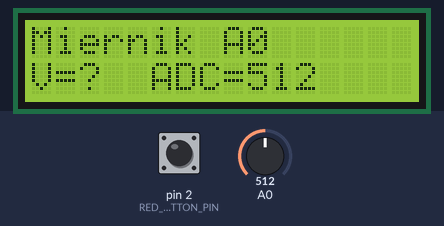
Bench run of a sketch on a simulated Arduino Uno, built with avr-gcc and run on an emulated ATmega328P. On the bench: 16×2 character LCD. Inputs (shaded band) come from the test bench; at power-on: A0 = 512, pin 2 (RED_BUTTON_PIN) HIGH. What the sketch prints to the serial monitor is not drawn.

Above: at 1.2 s.
1.3 s: A0 set to 716
At 2.2 s:
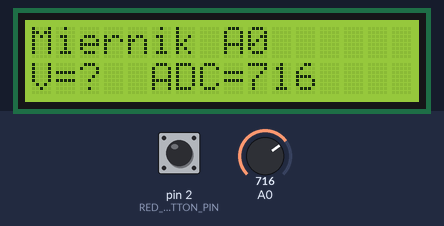
3.1 s: A0 set to 900
At 3.8 s:
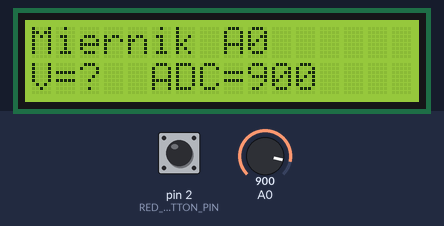
4.7 s: A0 set to 1023
At 5.5 s:
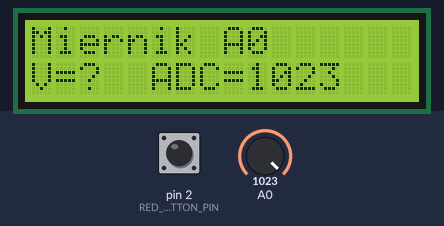
Timing chart, 0 to 7.7 s (numbered marks = the images above; inputs shaded):
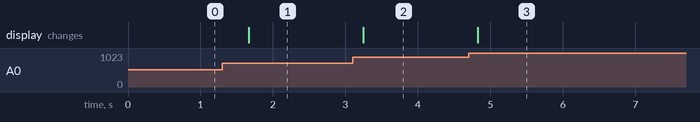

The sketch:

3.2.ino
```cpp
#include<Wire.h>
#include<LiquidCrystal_I2C.h>

LiquidCrystal_I2C lcd(0x27, 2, 1, 0, 4, 5, 6, 7, 3, POSITIVE);  // Adres wyświetlacza LCD 0x27.

#define CLEAR_LCD_DELAY 500 //czestotliwosc odswiezania wyswietlacza
#define RED_BUTTON_PIN 2
const int maxVoltage = 5;
const int maxAdcValue = 1024;
char data[32];
bool isDisabled = false;
bool lastRedBtnState = HIGH;
bool lcdIsDisabled = false;
//opoznienie dla przycisku celem poprawnego wylapywania klikniec
#define DELAY_FOR_BTN_BOUNCING 20

void setup() {
  lcd.begin(16, 2);
  Serial.begin(9600);
  pinMode(RED_BUTTON_PIN, INPUT_PULLUP);
}

void loop() {
  if (buttonWasClicked(RED_BUTTON_PIN, lastRedBtnState))
    changeLcdBacklight() ; //walaczenie / wylaczenie wyswietlacza
  printResult();
  delay(CLEAR_LCD_DELAY);
}

bool buttonWasClicked(int buttonPin, bool & lastBtnState) {
  bool currentBtnState = digitalRead(buttonPin);

  if (lastBtnState != currentBtnState) {  //zbocze opadajace lub rosnace
    lastBtnState = currentBtnState;

    if (currentBtnState == LOW) {  //jest nacisniety
      delay(DELAY_FOR_BTN_BOUNCING);
      return (digitalRead(buttonPin) == LOW);   //jest nadal nacisniety
    }
  }
  return false;
}

//zmiana podwietlenie wyswietlacza
void changeLcdBacklight() {
  if (lcdIsDisabled) {
    lcdIsDisabled = false;
    lcd.noBacklight();
  } else {
    lcd.backlight();
    lcdIsDisabled = true;
  }
}

void printResult() {
  lcd.clear();
  lcd.setCursor(0, 0);
  printTitle();
  lcd.setCursor(0, 1);
  int adcValue = analogRead(A0);
  float voltages = getVoltages(adcValue);
  printVoltages(voltages);
  printResultForPlotterOnSerial(voltages);
  lcd.print("  ");
  printAdc(adcValue);
}

void printTitle() {
  lcd.setCursor(0, 0);
  lcd.print("Miernik A0");
}

//przeliczenie wartosci adc na volty
float getVoltages(int adcValue) {
  return float(adcValue) * float(maxVoltage) / float(maxAdcValue);
}

void printVoltages(float voltages) {
  sprintf(data, "V=%.2f", voltages); //formatowanie do 2 miejsc po przecinku
  lcd.print(data);
}

//wyswietlanie woltow i stanu podswietlenia na UART celem pokazania wykresu w plotterze
void printResultForPlotterOnSerial(float voltages){
  Serial.print(voltages);
  Serial.print("\t");
  Serial.print(3*(int)(lcdIsDisabled));
  Serial.println("");
}

void printAdc(int adcValue) {
  lcd.print("ADC=");
  sprintf(data, "%3d", adcValue); //formatowanie do 3 cyfr (gdy liczba mniejsza to dopelniana spacjami z lewej)
  lcd.print(data);
}
```

Measured:
- after the input at 1.3 s, the display: changes after 0.37 s (image 1)
- after the input at 3.1 s, the display: changes after 0.15 s (image 2)
- after the input at 4.7 s, the display: changes after 0.13 s (image 3)
